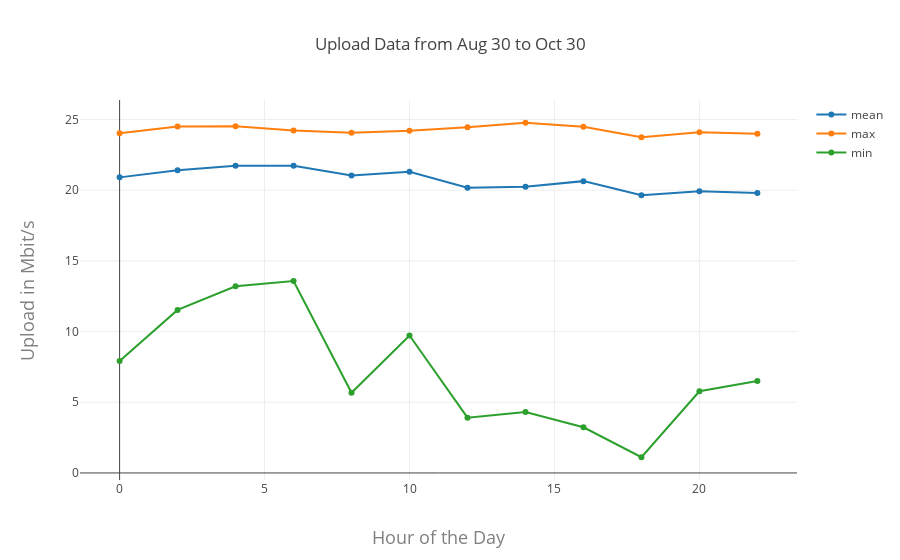

The notebook cell this image was saved under:
### Code cell
upload_data = [Scatter(x=data.index, y=data.upload, name=name) for data, name in 
             ((by_hour_mean, 'mean'), (by_hour_max, 'max'), (by_hour_min, 'min'))]
upload_layout = Layout(
    title=f'Upload Data from {first_day} to {last_day}',
    xaxis=dict(
        title='Hour of the Day',
        titlefont=dict(
            size=18,
            color='#7f7f7f'
        )
    ),
    yaxis=dict(
        title='Upload in Mbit/s',
        titlefont=dict(
            size=18,
            color='#7f7f7f'
        )
    )
)

iplot(Figure(data=upload_data, layout=upload_layout))

### Figure 1 — Plotly figure (JSON) as saved in the notebook; plotly's stock layout.template omitted (floating-point values rounded to 4 significant figures)
{"data": [{"name": "mean", "type": "scatter", "x": [0, 2, 4, 6, 8, 10, 12, 14, 16, 18, 20, 22], "y": [20.91, 21.41, 21.73, 21.73, 21.05, 21.31, 20.17, 20.24, 20.64, 19.65, 19.93, 19.8]}, {"name": "max", "type": "scatter", "x": [0, 2, 4, 6, 8, 10, 12, 14, 16, 18, 20, 22], "y": [24.02, 24.51, 24.53, 24.22, 24.06, 24.2, 24.45, 24.77, 24.48, 23.74, 24.1, 23.99]}, {"name": "min", "type": "scatter", "x": [0, 2, 4, 6, 8, 10, 12, 14, 16, 18, 20, 22], "y": [7.91, 11.53, 13.2, 13.57, 5.67, 9.72, 3.91, 4.31, 3.23, 1.11, 5.78, 6.51]}], "layout": {"title": "Upload Data from Aug 30 to Oct 30", "xaxis": {"title": "Hour of the Day", "titlefont": {"color": "#7f7f7f", "size": 18}}, "yaxis": {"title": "Upload in Mbit/s", "titlefont": {"color": "#7f7f7f", "size": 18}}}}
